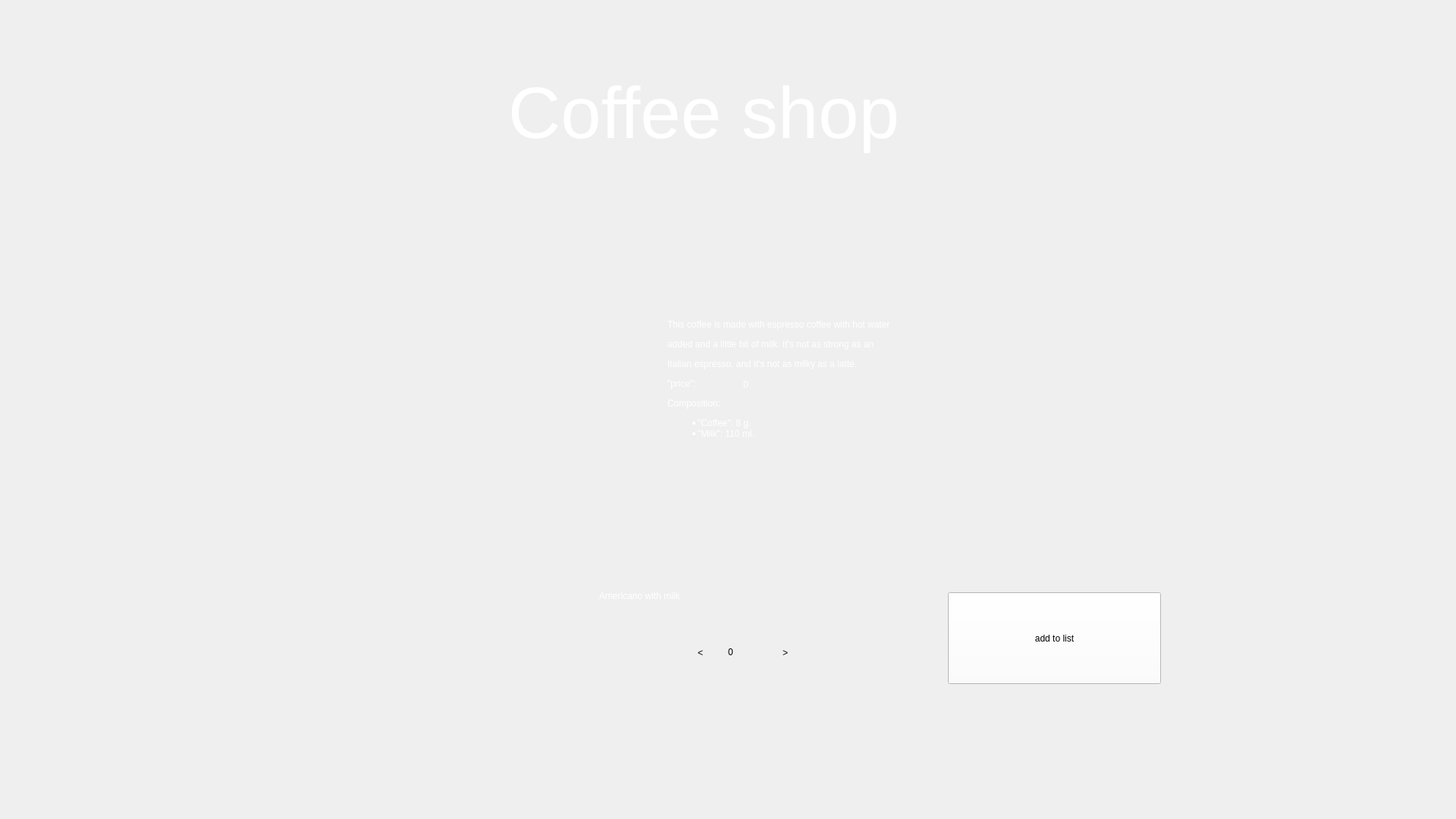
<?xml version="1.0" encoding="UTF-8"?>
<ui version="4.0">
 <class>Americ_w_mForm</class>
 <widget class="QWidget" name="Americ_w_mForm">
  <property name="geometry">
   <rect>
    <x>0</x>
    <y>0</y>
    <width>1920</width>
    <height>1080</height>
   </rect>
  </property>
  <property name="windowTitle">
   <string>Form</string>
  </property>
  <property name="styleSheet">
   <string notr="true"/>
  </property>
  <widget class="QLabel" name="Back">
   <property name="geometry">
    <rect>
     <x>0</x>
     <y>0</y>
     <width>1920</width>
     <height>1080</height>
    </rect>
   </property>
   <property name="styleSheet">
    <string notr="true">background-image: url(':/res/img/backgr.png');

background-repeat: no-repeat;
</string>
   </property>
   <property name="text">
    <string/>
   </property>
  </widget>
  <widget class="QLabel" name="label_2">
   <property name="geometry">
    <rect>
     <x>670</x>
     <y>80</y>
     <width>581</width>
     <height>141</height>
    </rect>
   </property>
   <property name="styleSheet">
    <string notr="true">position: absolute;
font: 700 26pt &quot;Segoe Script&quot;;
width: 328px;
height: 88px;
left: 796px;
top: 79px;
font-style: normal;
font-weight: 400;
font-size: 64px;
line-height: 88px;
color: #FFFFFF;
 border: none; 
outline: none;
background-position: center;
 background-repeat: no-repeat; 
background-color: transparent;</string>
   </property>
   <property name="text">
    <string>&lt;html&gt;&lt;head/&gt;&lt;body&gt;&lt;p&gt;&lt;span style=&quot; font-size:72pt;&quot;&gt;Coffee shop&lt;/span&gt;&lt;/p&gt;&lt;/body&gt;&lt;/html&gt;</string>
   </property>
  </widget>
  <widget class="QPushButton" name="Zerno">
   <property name="geometry">
    <rect>
     <x>89</x>
     <y>79</y>
     <width>130</width>
     <height>130</height>
    </rect>
   </property>
   <property name="styleSheet">
    <string notr="true">background-image: url(':/res/img/24.png');
background-position: center;
 background-repeat: no-repeat; 
background-color: transparent;
 border: none; 
outline: none;</string>
   </property>
   <property name="text">
    <string/>
   </property>
  </widget>
  <widget class="QLabel" name="label">
   <property name="geometry">
    <rect>
     <x>240</x>
     <y>310</y>
     <width>500</width>
     <height>591</height>
    </rect>
   </property>
   <property name="styleSheet">
    <string notr="true">background-image: url(':/res/img/Ameridffsfsdffsdf.png');
background-position: center;
 background-repeat: no-repeat; </string>
   </property>
   <property name="text">
    <string/>
   </property>
  </widget>
  <widget class="QLabel" name="label_3">
   <property name="geometry">
    <rect>
     <x>880</x>
     <y>310</y>
     <width>711</width>
     <height>381</height>
    </rect>
   </property>
   <property name="styleSheet">
    <string notr="true">font: 700 18pt &quot;Segoe Script&quot;;
color: #FFFFFF;
</string>
   </property>
   <property name="text">
    <string>&lt;html&gt;&lt;head/&gt;&lt;body&gt;&lt;p&gt;This coffee is made with espresso coffee with hot water&lt;/p&gt;&lt;p&gt;added and a little bit of milk. It's not as strong as an&lt;/p&gt;&lt;p&gt;Italian espresso, and it's not as milky as a latte.&lt;/p&gt;&lt;p&gt;&amp;quot;price&amp;quot;: &lt;/p&gt;&lt;p&gt;Composition:&lt;/p&gt;&lt;ul style=&quot;margin-top: 0px; margin-bottom: 0px; margin-left: 0px; margin-right: 0px; -qt-list-indent: 1;&quot;&gt;&lt;li style=&quot; margin-top:12px; margin-bottom:0px; margin-left:0px; margin-right:0px; -qt-block-indent:0; text-indent:0px;&quot;&gt;&amp;quot;Coffee&amp;quot;: 8 g.&lt;/li&gt;&lt;li style=&quot; margin-top:0px; margin-bottom:0px; margin-left:0px; margin-right:0px; -qt-block-indent:0; text-indent:0px;&quot;&gt;&amp;quot;Milk&amp;quot;: 110 ml.&lt;/li&gt;&lt;/ul&gt;&lt;/body&gt;&lt;/html&gt;</string>
   </property>
  </widget>
  <widget class="QPushButton" name="Buttmin">
   <property name="geometry">
    <rect>
     <x>884</x>
     <y>820</y>
     <width>79</width>
     <height>81</height>
    </rect>
   </property>
   <property name="styleSheet">
    <string notr="true">font: 700 18pt &quot;Segoe Script&quot;;
background-image: url(:/res/img/whites.png);

 border: none; 
outline: none;</string>
   </property>
   <property name="text">
    <string>&lt;</string>
   </property>
  </widget>
  <widget class="QPushButton" name="Buttpl">
   <property name="geometry">
    <rect>
     <x>995</x>
     <y>820</y>
     <width>81</width>
     <height>81</height>
    </rect>
   </property>
   <property name="styleSheet">
    <string notr="true">font: 700 18pt &quot;Segoe Script&quot;;
background-image: url(:/res/img/whites.png);

 border: none; 
outline: none;</string>
   </property>
   <property name="text">
    <string>&gt;</string>
   </property>
  </widget>
  <widget class="QLabel" name="numberqwert">
   <property name="geometry">
    <rect>
     <x>960</x>
     <y>820</y>
     <width>91</width>
     <height>81</height>
    </rect>
   </property>
   <property name="statusTip">
    <string/>
   </property>
   <property name="whatsThis">
    <string/>
   </property>
   <property name="layoutDirection">
    <enum>Qt::LeftToRight</enum>
   </property>
   <property name="styleSheet">
    <string notr="true">font: 700 18pt &quot;Segoe Script&quot;;
 border: none; 
outline: none;
background-image: url(:/res/img/whites.png);
text-align: center;</string>
   </property>
   <property name="lineWidth">
    <number>1</number>
   </property>
   <property name="text">
    <string>&lt;html&gt;&lt;head/&gt;&lt;body&gt;&lt;p&gt;0&lt;/p&gt;&lt;/body&gt;&lt;/html&gt;</string>
   </property>
  </widget>
  <widget class="QPushButton" name="pushButton">
   <property name="geometry">
    <rect>
     <x>1250</x>
     <y>781</y>
     <width>281</width>
     <height>121</height>
    </rect>
   </property>
   <property name="styleSheet">
    <string notr="true">font: 700 25pt &quot;Segoe Script&quot;;
background-color: rgb(255, 255, 255);
background-color: rgb(255, 255, 255);</string>
   </property>
   <property name="text">
    <string>add to list</string>
   </property>
  </widget>
  <widget class="QLabel" name="L1">
   <property name="geometry">
    <rect>
     <x>980</x>
     <y>497</y>
     <width>49</width>
     <height>20</height>
    </rect>
   </property>
   <property name="styleSheet">
    <string notr="true">font: 700 18pt &quot;Segoe Script&quot;;
color: #FFFFFF;</string>
   </property>
   <property name="text">
    <string>0</string>
   </property>
  </widget>
  <widget class="QLabel" name="Lab1">
   <property name="geometry">
    <rect>
     <x>790</x>
     <y>750</y>
     <width>461</width>
     <height>71</height>
    </rect>
   </property>
   <property name="styleSheet">
    <string notr="true">font: 700 27pt &quot;Segoe Script&quot;;
color: #FFFFFF;</string>
   </property>
   <property name="text">
    <string>Americano with milk</string>
   </property>
  </widget>
  <zorder>Back</zorder>
  <zorder>Buttmin</zorder>
  <zorder>numberqwert</zorder>
  <zorder>label_2</zorder>
  <zorder>Zerno</zorder>
  <zorder>label</zorder>
  <zorder>label_3</zorder>
  <zorder>Buttpl</zorder>
  <zorder>pushButton</zorder>
  <zorder>L1</zorder>
  <zorder>Lab1</zorder>
 </widget>
 <resources/>
 <connections/>
</ui>
